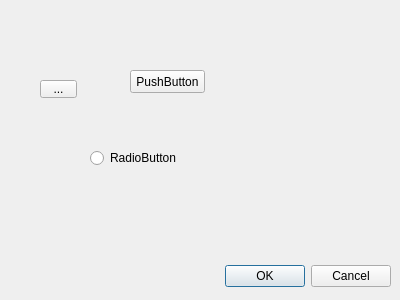
<?xml version="1.0" encoding="UTF-8"?>
<ui version="4.0">
 <class>Dialog</class>
 <widget class="QDialog" name="Dialog">
  <property name="geometry">
   <rect>
    <x>0</x>
    <y>0</y>
    <width>400</width>
    <height>300</height>
   </rect>
  </property>
  <property name="windowTitle">
   <string>Dialog</string>
  </property>
  <widget class="QDialogButtonBox" name="buttonBox">
   <property name="geometry">
    <rect>
     <x>50</x>
     <y>260</y>
     <width>341</width>
     <height>32</height>
    </rect>
   </property>
   <property name="orientation">
    <enum>Qt::Horizontal</enum>
   </property>
   <property name="standardButtons">
    <set>QDialogButtonBox::Cancel|QDialogButtonBox::Ok</set>
   </property>
  </widget>
  <widget class="QPushButton" name="pushButton">
   <property name="geometry">
    <rect>
     <x>130</x>
     <y>70</y>
     <width>75</width>
     <height>23</height>
    </rect>
   </property>
   <property name="text">
    <string>PushButton</string>
   </property>
  </widget>
  <widget class="QRadioButton" name="radioButton">
   <property name="geometry">
    <rect>
     <x>90</x>
     <y>150</y>
     <width>89</width>
     <height>16</height>
    </rect>
   </property>
   <property name="text">
    <string>RadioButton</string>
   </property>
  </widget>
  <widget class="QToolButton" name="toolButton">
   <property name="geometry">
    <rect>
     <x>40</x>
     <y>80</y>
     <width>37</width>
     <height>18</height>
    </rect>
   </property>
   <property name="text">
    <string>...</string>
   </property>
  </widget>
 </widget>
 <resources/>
 <connections>
  <connection>
   <sender>buttonBox</sender>
   <signal>accepted()</signal>
   <receiver>Dialog</receiver>
   <slot>accept()</slot>
   <hints>
    <hint type="sourcelabel">
     <x>248</x>
     <y>254</y>
    </hint>
    <hint type="destinationlabel">
     <x>157</x>
     <y>274</y>
    </hint>
   </hints>
  </connection>
  <connection>
   <sender>buttonBox</sender>
   <signal>rejected()</signal>
   <receiver>Dialog</receiver>
   <slot>reject()</slot>
   <hints>
    <hint type="sourcelabel">
     <x>316</x>
     <y>260</y>
    </hint>
    <hint type="destinationlabel">
     <x>286</x>
     <y>274</y>
    </hint>
   </hints>
  </connection>
 </connections>
</ui>
